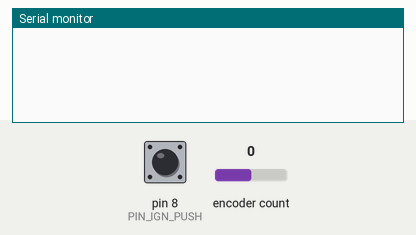
Recording of a sketch running on a simulated Arduino Leonardo, built with avr-gcc and run on an emulated ATmega32U4. Shown: the last lines printed to the serial monitor. The test bench sets the inputs (shaded band); at power-on: encoder count 0, pin 8 (PIN_IGN_PUSH) HIGH. USB keyboard and mouse output is not drawn.

Above: at 1.2 s.
1.3 s: encoder count set to 1
At 2.5 s:
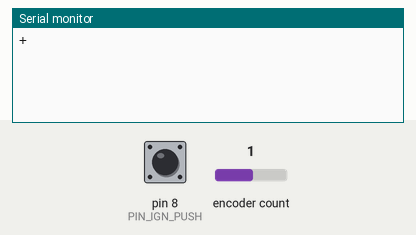
2.8 s: pin 8 (PIN_IGN_PUSH) pulled LOW for 0.15 s
At 3.3 s:
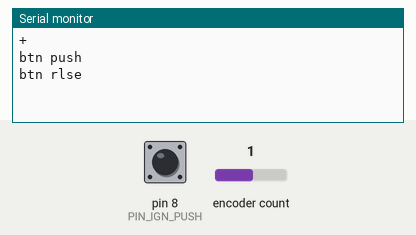
4.4 s: encoder count set to 0
At 5.0 s:
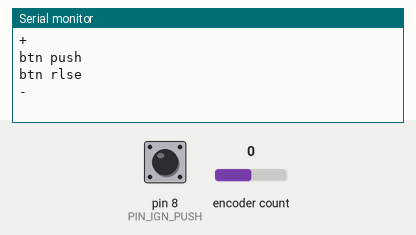

Measured:
- after the input at 1.3 s, the serial monitor: prints a new line at once (image 1)
- after the input at 2.8 s, the serial monitor: prints a new line at once (image 2)
- after the input at 4.4 s, the serial monitor: prints a new line at once (image 3)

The sketch:

SaitekYokeMod.ino
```cpp
#include <RotaryEncoder.h>

#include <Keypad.h>
#include <Joystick.h>
#include <RotaryEncoder.h>

const byte ROWS = 3;
const byte COLS = 5;
char keys[ROWS][COLS] = {
  {0, 1, 2, 3, 4},
  {5, 6, 7, 8, 64}, // last one not connected
  {9, 10, 11, 12, 13},
};
const int SWITCH_DELAY = 500;
const int SWITCH_DEBOUNCE = 125;
const int ROTARY_DELAY = 100;

// 26 joystick buttons from matrix
const int JOY_IGN_DOWN = 26;
const int JOY_IGN_UP = 27;
const int JOY_IGN_BTN = 28;
const int PIN_IGN_PUSH = 8;

const byte ACTIVE_BUTTONS = 31;

byte rowPins[ROWS] = {14, 15, 2}; // 3, 4}; //connect to the row pinouts of the keypad
byte colPins[COLS] = {16, 18, 19, 20, 21}; //connect to the column pinouts of the keypad

RotaryEncoder encoder(9, 10, RotaryEncoder::LatchMode::FOUR3);
Keypad keypad = Keypad( makeKeymap(keys), rowPins, colPins, ROWS, COLS);
Joystick_ Joystick(
   JOYSTICK_DEFAULT_REPORT_ID,
   JOYSTICK_TYPE_JOYSTICK,
   ACTIVE_BUTTONS,
   0, // # of HATs
   false, // include X-axis
   false, // include Y-axis
   false, // include Z-axis
   false, // include Rx-axis
   false, // include Ry-axis
   false, // include Rz-axis
   false, // include Rudder
   false, // include Throttle
   false, // include Accelerator
   false, // include Brake
   false // include Steering
);

// First switch - btn 0 - to off , btn1 to on
// Second switch - btn 2 - to off, btn3 to on
// and so on
int matrix_to_joy(char c, bool on) {
  if (c>=64) return -1;
  return (c*2) + int(on);
}

void setup(){
  Serial.begin(115200);
  keypad.setDebounceTime(SWITCH_DEBOUNCE);
  keypad.addEventListener(keypadEvent);
  encoder.setPosition(0);
  Joystick.begin();
}

void keypadEvent(KeypadEvent key){
  int active_idx = keypad.findInList(key);
  int state = keypad.key[active_idx].kstate;
  if (state == PRESSED) {
    Serial.println("ON");
    Serial.println(keypad.key[active_idx].kchar, HEX);
    int joy_id = matrix_to_joy(key, true);
    Joystick.pressButton(joy_id);
    delay(SWITCH_DELAY);
    Joystick.releaseButton(joy_id);
  }
  if (state == RELEASED) {
    Serial.println("OFF");
    Serial.println(keypad.key[active_idx].kchar, HEX);
    int joy_id = matrix_to_joy(key, false);
    Joystick.pressButton(joy_id);
    delay(SWITCH_DELAY);
    Joystick.releaseButton(joy_id);
  }
}

int change_ign(int diff) {
  static int ign = 0;
  if (diff < 0 && ign >0) {
    ign += diff;
    Serial.println("-");
    Joystick.pressButton(JOY_IGN_DOWN);
    delay(100);
    Joystick.releaseButton(JOY_IGN_DOWN);
  }
  if (diff > 0 && ign <=4) {
    ign += diff;
    Serial.println("+");
    Joystick.pressButton(JOY_IGN_UP);
    delay(ROTARY_DELAY);
    Joystick.releaseButton(JOY_IGN_UP);
  }
}
void check_ignition() {
  static bool btn = true;
  static int pos = 0;
  encoder.tick();
  int new_pos = encoder.getPosition();
  if (new_pos != pos){
    change_ign(new_pos-pos);
  }
  pos = new_pos;

  bool btn_new = digitalRead(PIN_IGN_PUSH);
  if (btn_new != btn) {
    if (btn_new){
      Serial.println("btn rlse");
      Joystick.releaseButton(JOY_IGN_BTN);
    }else{
      Serial.println("btn push");
      Joystick.pressButton(JOY_IGN_BTN);
    }
  }
  btn = btn_new;
}

void loop(){
  keypad.getKeys();
  check_ignition();
  delay(10);
}
```
